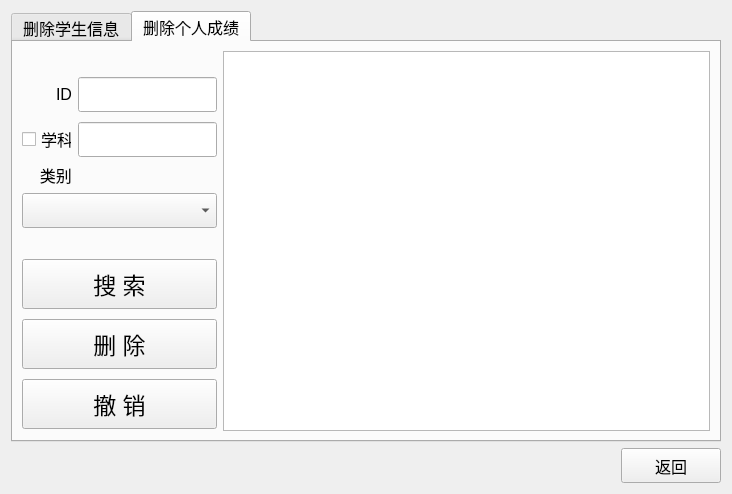
<?xml version="1.0" encoding="UTF-8"?>
<ui version="4.0">
 <class>Delete</class>
 <widget class="QWidget" name="Delete">
  <property name="geometry">
   <rect>
    <x>0</x>
    <y>0</y>
    <width>732</width>
    <height>494</height>
   </rect>
  </property>
  <property name="windowTitle">
   <string>Form</string>
  </property>
  <layout class="QVBoxLayout" name="verticalLayout_4">
   <item>
    <layout class="QVBoxLayout" name="verticalLayout_3">
     <item>
      <widget class="QTabWidget" name="tab_del">
       <property name="font">
        <font>
         <family>Microsoft YaHei UI</family>
         <pointsize>12</pointsize>
        </font>
       </property>
       <property name="currentIndex">
        <number>1</number>
       </property>
       <widget class="QWidget" name="tab">
        <attribute name="title">
         <string>删除学生信息</string>
        </attribute>
        <layout class="QVBoxLayout" name="verticalLayout_2">
         <item>
          <layout class="QHBoxLayout" name="horizontalLayout_7" stretch="4,10">
           <item>
            <layout class="QVBoxLayout" name="verticalLayout" stretch="10,10,10,10,15,15,15">
             <item>
              <layout class="QHBoxLayout" name="horizontalLayout">
               <item>
                <widget class="QCheckBox" name="check_id">
                 <property name="minimumSize">
                  <size>
                   <width>50</width>
                   <height>0</height>
                  </size>
                 </property>
                 <property name="maximumSize">
                  <size>
                   <width>40</width>
                   <height>30</height>
                  </size>
                 </property>
                 <property name="font">
                  <font>
                   <family>Microsoft YaHei UI</family>
                  </font>
                 </property>
                 <property name="layoutDirection">
                  <enum>Qt::LeftToRight</enum>
                 </property>
                 <property name="text">
                  <string>  ID</string>
                 </property>
                </widget>
               </item>
               <item>
                <widget class="QLineEdit" name="lineEdit_1">
                 <property name="minimumSize">
                  <size>
                   <width>0</width>
                   <height>35</height>
                  </size>
                 </property>
                </widget>
               </item>
              </layout>
             </item>
             <item>
              <layout class="QHBoxLayout" name="horizontalLayout_2">
               <item>
                <widget class="QCheckBox" name="check_name">
                 <property name="maximumSize">
                  <size>
                   <width>50</width>
                   <height>30</height>
                  </size>
                 </property>
                 <property name="font">
                  <font>
                   <family>Microsoft YaHei UI</family>
                  </font>
                 </property>
                 <property name="text">
                  <string>姓名</string>
                 </property>
                </widget>
               </item>
               <item>
                <widget class="QLineEdit" name="lineEdit_2">
                 <property name="minimumSize">
                  <size>
                   <width>0</width>
                   <height>35</height>
                  </size>
                 </property>
                </widget>
               </item>
              </layout>
             </item>
             <item>
              <layout class="QHBoxLayout" name="horizontalLayout_3">
               <item>
                <widget class="QLabel" name="label_type">
                 <property name="maximumSize">
                  <size>
                   <width>50</width>
                   <height>30</height>
                  </size>
                 </property>
                 <property name="text">
                  <string>专业</string>
                 </property>
                 <property name="alignment">
                  <set>Qt::AlignRight|Qt::AlignTrailing|Qt::AlignVCenter</set>
                 </property>
                </widget>
               </item>
               <item>
                <widget class="QComboBox" name="comboBox">
                 <property name="minimumSize">
                  <size>
                   <width>0</width>
                   <height>35</height>
                  </size>
                 </property>
                 <property name="maximumSize">
                  <size>
                   <width>400</width>
                   <height>30</height>
                  </size>
                 </property>
                 <property name="font">
                  <font>
                   <family>Microsoft YaHei UI</family>
                  </font>
                 </property>
                 <property name="currentIndex">
                  <number>-1</number>
                 </property>
                 <item>
                  <property name="text">
                   <string>本科生</string>
                  </property>
                 </item>
                 <item>
                  <property name="text">
                   <string>研究生</string>
                  </property>
                 </item>
                 <item>
                  <property name="text">
                   <string>博士生</string>
                  </property>
                 </item>
                </widget>
               </item>
              </layout>
             </item>
             <item>
              <layout class="QHBoxLayout" name="horizontalLayout_4">
               <item>
                <widget class="QCheckBox" name="check_pro">
                 <property name="maximumSize">
                  <size>
                   <width>50</width>
                   <height>30</height>
                  </size>
                 </property>
                 <property name="font">
                  <font>
                   <family>Microsoft YaHei UI</family>
                  </font>
                 </property>
                 <property name="text">
                  <string>专业</string>
                 </property>
                </widget>
               </item>
               <item>
                <widget class="QLineEdit" name="lineEdit_3">
                 <property name="minimumSize">
                  <size>
                   <width>0</width>
                   <height>35</height>
                  </size>
                 </property>
                </widget>
               </item>
              </layout>
             </item>
             <item>
              <widget class="QPushButton" name="del_p1_search">
               <property name="minimumSize">
                <size>
                 <width>0</width>
                 <height>50</height>
                </size>
               </property>
               <property name="font">
                <font>
                 <pointsize>17</pointsize>
                </font>
               </property>
               <property name="styleSheet">
                <string notr="true"/>
               </property>
               <property name="text">
                <string>搜 索</string>
               </property>
              </widget>
             </item>
             <item>
              <widget class="QPushButton" name="del_p1_del">
               <property name="minimumSize">
                <size>
                 <width>0</width>
                 <height>50</height>
                </size>
               </property>
               <property name="font">
                <font>
                 <pointsize>17</pointsize>
                </font>
               </property>
               <property name="text">
                <string>删 除</string>
               </property>
              </widget>
             </item>
             <item>
              <widget class="QPushButton" name="del_p1_cel">
               <property name="minimumSize">
                <size>
                 <width>0</width>
                 <height>50</height>
                </size>
               </property>
               <property name="font">
                <font>
                 <pointsize>17</pointsize>
                </font>
               </property>
               <property name="text">
                <string>撤 销</string>
               </property>
              </widget>
             </item>
            </layout>
           </item>
           <item>
            <widget class="QTableView" name="tableView_del1"/>
           </item>
          </layout>
         </item>
        </layout>
       </widget>
       <widget class="QWidget" name="tab_2">
        <attribute name="title">
         <string>删除个人成绩</string>
        </attribute>
        <layout class="QVBoxLayout" name="verticalLayout_6">
         <item>
          <layout class="QHBoxLayout" name="horizontalLayout_9" stretch="4,10">
           <item>
            <layout class="QVBoxLayout" name="verticalLayout_5" stretch="65,10,10,10,0,0,65,10,10,10,10,10,5">
             <item>
              <spacer name="verticalSpacer_3">
               <property name="orientation">
                <enum>Qt::Vertical</enum>
               </property>
               <property name="sizeHint" stdset="0">
                <size>
                 <width>189</width>
                 <height>13</height>
                </size>
               </property>
              </spacer>
             </item>
             <item>
              <layout class="QHBoxLayout" name="horizontalLayout_5">
               <item>
                <widget class="QLabel" name="label">
                 <property name="minimumSize">
                  <size>
                   <width>50</width>
                   <height>0</height>
                  </size>
                 </property>
                 <property name="text">
                  <string>ID</string>
                 </property>
                 <property name="alignment">
                  <set>Qt::AlignRight|Qt::AlignTrailing|Qt::AlignVCenter</set>
                 </property>
                </widget>
               </item>
               <item>
                <widget class="QLineEdit" name="lineEdit_id2">
                 <property name="minimumSize">
                  <size>
                   <width>0</width>
                   <height>35</height>
                  </size>
                 </property>
                </widget>
               </item>
              </layout>
             </item>
             <item>
              <spacer name="verticalSpacer_6">
               <property name="orientation">
                <enum>Qt::Vertical</enum>
               </property>
               <property name="sizeHint" stdset="0">
                <size>
                 <width>189</width>
                 <height>13</height>
                </size>
               </property>
              </spacer>
             </item>
             <item>
              <layout class="QHBoxLayout" name="horizontalLayout_6">
               <item>
                <widget class="QCheckBox" name="check_sub">
                 <property name="minimumSize">
                  <size>
                   <width>50</width>
                   <height>0</height>
                  </size>
                 </property>
                 <property name="maximumSize">
                  <size>
                   <width>40</width>
                   <height>30</height>
                  </size>
                 </property>
                 <property name="font">
                  <font>
                   <family>Microsoft YaHei UI</family>
                  </font>
                 </property>
                 <property name="layoutDirection">
                  <enum>Qt::LeftToRight</enum>
                 </property>
                 <property name="text">
                  <string>学科</string>
                 </property>
                </widget>
               </item>
               <item>
                <widget class="QLineEdit" name="lineEdit_sub">
                 <property name="minimumSize">
                  <size>
                   <width>0</width>
                   <height>35</height>
                  </size>
                 </property>
                </widget>
               </item>
              </layout>
             </item>
             <item>
              <widget class="QLabel" name="label_2">
               <property name="text">
                <string>    类别</string>
               </property>
              </widget>
             </item>
             <item>
              <widget class="QComboBox" name="comboBox_2">
               <property name="minimumSize">
                <size>
                 <width>0</width>
                 <height>35</height>
                </size>
               </property>
               <property name="currentText">
                <string/>
               </property>
               <property name="currentIndex">
                <number>-1</number>
               </property>
               <item>
                <property name="text">
                 <string>本科生</string>
                </property>
               </item>
               <item>
                <property name="text">
                 <string>研究生</string>
                </property>
               </item>
               <item>
                <property name="text">
                 <string>博士生</string>
                </property>
               </item>
              </widget>
             </item>
             <item>
              <spacer name="verticalSpacer">
               <property name="orientation">
                <enum>Qt::Vertical</enum>
               </property>
               <property name="sizeHint" stdset="0">
                <size>
                 <width>189</width>
                 <height>13</height>
                </size>
               </property>
              </spacer>
             </item>
             <item>
              <widget class="QPushButton" name="del_p2_search">
               <property name="minimumSize">
                <size>
                 <width>0</width>
                 <height>50</height>
                </size>
               </property>
               <property name="font">
                <font>
                 <pointsize>17</pointsize>
                </font>
               </property>
               <property name="text">
                <string>搜 索</string>
               </property>
              </widget>
             </item>
             <item>
              <spacer name="verticalSpacer_4">
               <property name="orientation">
                <enum>Qt::Vertical</enum>
               </property>
               <property name="sizeHint" stdset="0">
                <size>
                 <width>189</width>
                 <height>13</height>
                </size>
               </property>
              </spacer>
             </item>
             <item>
              <widget class="QPushButton" name="del_p2_del_2">
               <property name="minimumSize">
                <size>
                 <width>0</width>
                 <height>50</height>
                </size>
               </property>
               <property name="font">
                <font>
                 <pointsize>17</pointsize>
                </font>
               </property>
               <property name="text">
                <string>删 除</string>
               </property>
              </widget>
             </item>
             <item>
              <spacer name="verticalSpacer_5">
               <property name="orientation">
                <enum>Qt::Vertical</enum>
               </property>
               <property name="sizeHint" stdset="0">
                <size>
                 <width>189</width>
                 <height>13</height>
                </size>
               </property>
              </spacer>
             </item>
             <item>
              <widget class="QPushButton" name="del_p2_cel">
               <property name="minimumSize">
                <size>
                 <width>0</width>
                 <height>50</height>
                </size>
               </property>
               <property name="font">
                <font>
                 <pointsize>17</pointsize>
                </font>
               </property>
               <property name="text">
                <string>撤 销</string>
               </property>
              </widget>
             </item>
             <item>
              <spacer name="verticalSpacer_2">
               <property name="orientation">
                <enum>Qt::Vertical</enum>
               </property>
               <property name="sizeHint" stdset="0">
                <size>
                 <width>189</width>
                 <height>13</height>
                </size>
               </property>
              </spacer>
             </item>
            </layout>
           </item>
           <item>
            <widget class="QTableView" name="tableView_del2"/>
           </item>
          </layout>
         </item>
        </layout>
       </widget>
      </widget>
     </item>
     <item>
      <layout class="QHBoxLayout" name="horizontalLayout_8" stretch="10,0">
       <item>
        <spacer name="horizontalSpacer">
         <property name="orientation">
          <enum>Qt::Horizontal</enum>
         </property>
         <property name="sizeHint" stdset="0">
          <size>
           <width>40</width>
           <height>20</height>
          </size>
         </property>
        </spacer>
       </item>
       <item>
        <widget class="QPushButton" name="del_ret">
         <property name="minimumSize">
          <size>
           <width>100</width>
           <height>35</height>
          </size>
         </property>
         <property name="font">
          <font>
           <family>Microsoft YaHei UI</family>
           <pointsize>12</pointsize>
          </font>
         </property>
         <property name="text">
          <string>返回</string>
         </property>
        </widget>
       </item>
      </layout>
     </item>
    </layout>
   </item>
  </layout>
 </widget>
 <resources/>
 <connections/>
</ui>
